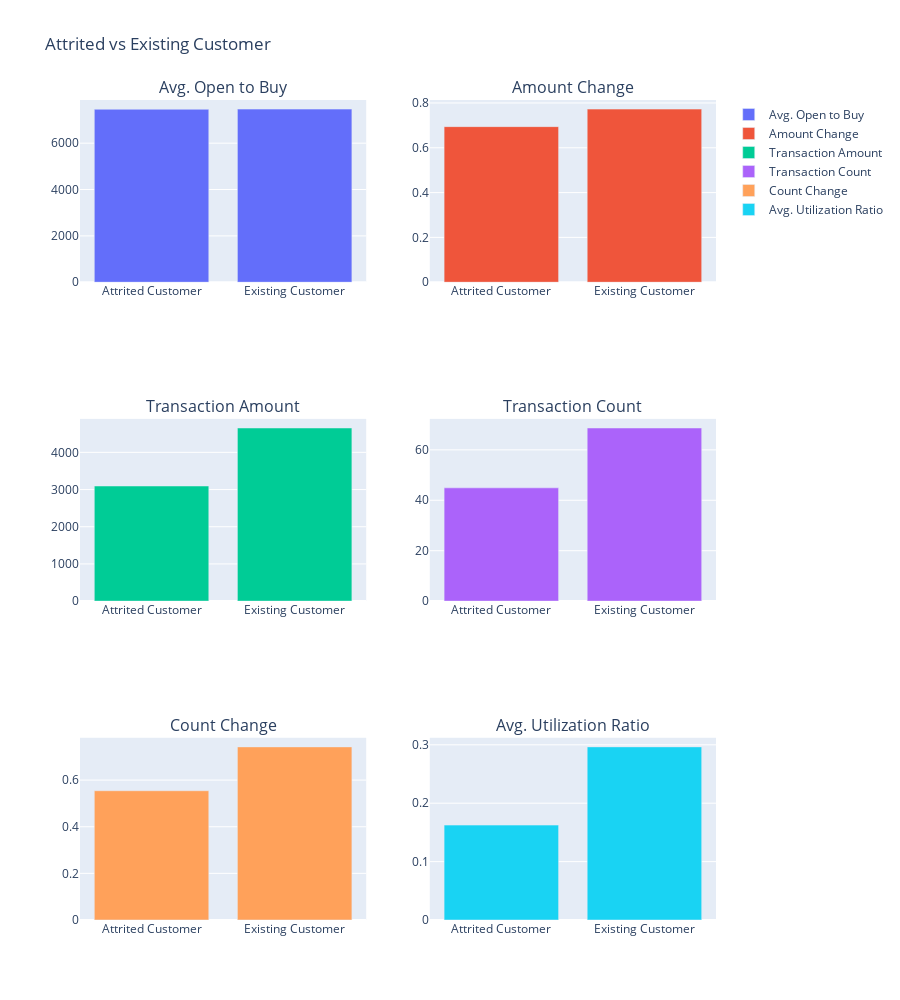

Here is the notebook cell this chart was saved with:
### Code cell
custom_aggregation = {}
custom_aggregation["Avg_Open_To_Buy"] = "mean"
custom_aggregation["Total_Amt_Chng_Q4_Q1"] = "mean"
custom_aggregation["Total_Trans_Amt"] = "mean"
custom_aggregation["Total_Trans_Ct"] = "mean"
custom_aggregation["Total_Ct_Chng_Q4_Q1"] = "mean"
custom_aggregation["Avg_Utilization_Ratio"] = "mean"

data2 = df.groupby("Attrition_Flag").agg(custom_aggregation)
data2['Customer'] = data2.index

d1 = go.Bar(
    x = data2.Customer.value_counts().index.sort_values(),
    y = data2["Avg_Open_To_Buy"],
    name='Avg. Open to Buy')

d2 = go.Bar(
    x = data2.Customer.value_counts().index.sort_values(),
    y = data2["Total_Amt_Chng_Q4_Q1"],
    name='Amount Change')

d3 = go.Bar(
    x = data2.Customer.value_counts().index.sort_values(),
    y = data2["Total_Trans_Amt"],
    name='Transaction Amount')

d4 = go.Bar(
    x = data2.Customer.value_counts().index.sort_values(),
    y = data2["Total_Trans_Ct"],
    name='Transaction Count')

d5 = go.Bar(
    x = data2.Customer.value_counts().index.sort_values(),
    y = data2["Total_Ct_Chng_Q4_Q1"],
    name='Count Change')

d6 = go.Bar(
    x = data2.Customer.value_counts().index.sort_values(),
    y = data2["Avg_Utilization_Ratio"],
    name='Avg. Utilization Ratio')


data = [d1,d2,d3,d4,d5,d6]

fig = tools.make_subplots(rows=3, 
                          cols=2, 
                          #specs=[[{}, {}], [{'colspan': 1}, None]],
                          subplot_titles=('Avg. Open to Buy',
                                         'Amount Change',
                                         'Transaction Amount',
                                         'Transaction Count',
                                         'Count Change',
                                         'Avg. Utilization Ratio'))

fig.append_trace(d1, 1, 1)
fig.append_trace(d2, 1, 2)
fig.append_trace(d3, 2, 1)
fig.append_trace(d4, 2, 2)
fig.append_trace(d5, 3, 1)
fig.append_trace(d6, 3, 2)

fig['layout'].update(height=1000, width=900, title='Attrited vs Existing Customer', boxmode='group')
py.iplot(fig, filename='combined-savings')

### Figure 1 — Plotly figure (JSON) as saved in the notebook; plotly's stock layout.template omitted (floating-point values rounded to 4 significant figures)
{"data": [{"name": "Avg. Open to Buy", "type": "bar", "x": ["Attrited Customer", "Existing Customer"], "xaxis": "x", "y": [7463.0, 7470.0], "yaxis": "y"}, {"name": "Amount Change", "type": "bar", "x": ["Attrited Customer", "Existing Customer"], "xaxis": "x2", "y": [0.6943, 0.7725], "yaxis": "y2"}, {"name": "Transaction Amount", "type": "bar", "x": ["Attrited Customer", "Existing Customer"], "xaxis": "x3", "y": [3095.0, 4655.0], "yaxis": "y3"}, {"name": "Transaction Count", "type": "bar", "x": ["Attrited Customer", "Existing Customer"], "xaxis": "x4", "y": [44.93, 68.67], "yaxis": "y4"}, {"name": "Count Change", "type": "bar", "x": ["Attrited Customer", "Existing Customer"], "xaxis": "x5", "y": [0.5544, 0.7424], "yaxis": "y5"}, {"name": "Avg. Utilization Ratio", "type": "bar", "x": ["Attrited Customer", "Existing Customer"], "xaxis": "x6", "y": [0.1625, 0.2964], "yaxis": "y6"}], "layout": {"annotations": [{"font": {"size": 16}, "showarrow": false, "text": "Avg. Open to Buy", "x": 0.225, "xanchor": "center", "xref": "paper", "y": 1, "yanchor": "bottom", "yref": "paper"}, {"font": {"size": 16}, "showarrow": false, "text": "Amount Change", "x": 0.775, "xanchor": "center", "xref": "paper", "y": 1, "yanchor": "bottom", "yref": "paper"}, {"font": {"size": 16}, "showarrow": false, "text": "Transaction Amount", "x": 0.225, "xanchor": "center", "xref": "paper", "y": 0.6111, "yanchor": "bottom", "yref": "paper"}, {"font": {"size": 16}, "showarrow": false, "text": "Transaction Count", "x": 0.775, "xanchor": "center", "xref": "paper", "y": 0.6111, "yanchor": "bottom", "yref": "paper"}, {"font": {"size": 16}, "showarrow": false, "text": "Count Change", "x": 0.225, "xanchor": "center", "xref": "paper", "y": 0.2222, "yanchor": "bottom", "yref": "paper"}, {"font": {"size": 16}, "showarrow": false, "text": "Avg. Utilization Ratio", "x": 0.775, "xanchor": "center", "xref": "paper", "y": 0.2222, "yanchor": "bottom", "yref": "paper"}], "boxmode": "group", "height": 1000, "title": {"text": "Attrited vs Existing Customer"}, "width": 900, "xaxis": {"anchor": "y", "domain": [0, 0.45]}, "xaxis2": {"anchor": "y2", "domain": [0.55, 1]}, "xaxis3": {"anchor": "y3", "domain": [0, 0.45]}, "xaxis4": {"anchor": "y4", "domain": [0.55, 1]}, "xaxis5": {"anchor": "y5", "domain": [0, 0.45]}, "xaxis6": {"anchor": "y6", "domain": [0.55, 1]}, "yaxis": {"anchor": "x", "domain": [0.7778, 1]}, "yaxis2": {"anchor": "x2", "domain": [0.7778, 1]}, "yaxis3": {"anchor": "x3", "domain": [0.3889, 0.6111]}, "yaxis4": {"anchor": "x4", "domain": [0.3889, 0.6111]}, "yaxis5": {"anchor": "x5", "domain": [0, 0.2222]}, "yaxis6": {"anchor": "x6", "domain": [0, 0.2222]}}}
